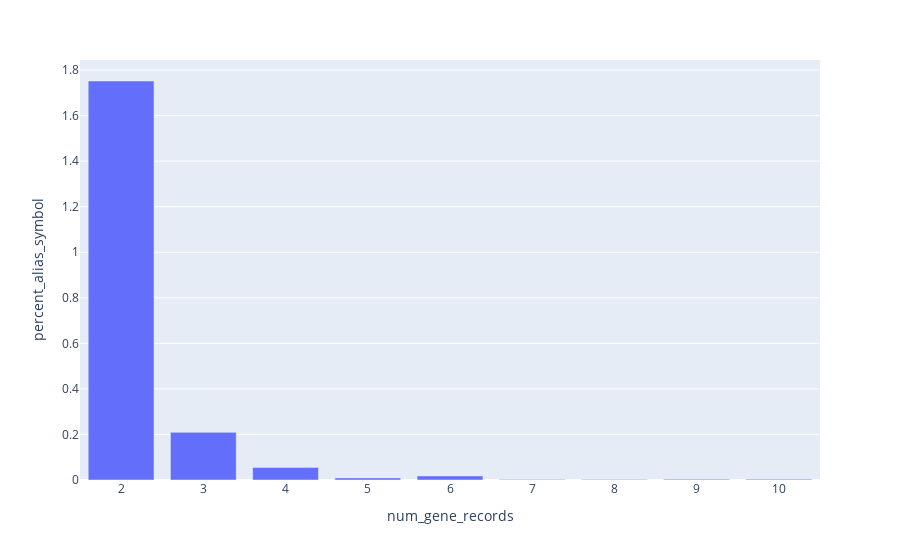

Notebook code cell kept with this figure:
### Code cell
create_aa_collision_histogram(aa_collision_gene_ensg_df, "ENSG", ensg_alias_count)

### Figure 1 — Plotly figure (JSON) as saved in the notebook; plotly's stock layout.template omitted (floating-point values rounded to 4 significant figures)
{"data": [{"alignmentgroup": "True", "hovertemplate": "num_gene_records=%{x}<br>percent_alias_symbol=%{y}<extra></extra>", "legendgroup": "", "marker": {"color": "#636efa", "pattern": {"shape": ""}}, "name": "", "offsetgroup": "", "orientation": "v", "showlegend": false, "textposition": "auto", "type": "bar", "x": [2, 3, 4, 5, 6, 7, 8, 9, 10], "xaxis": "x", "y": [1.752, 0.2092, 0.05542, 0.008938, 0.01788, 0.001788, 0.001788, 0.003575, 0.003575], "yaxis": "y"}], "layout": {"barmode": "relative", "legend": {"tracegroupgap": 0}, "margin": {"t": 60}, "xaxis": {"anchor": "y", "domain": [0, 1], "title": {"text": "num_gene_records"}}, "yaxis": {"anchor": "x", "domain": [0, 1], "title": {"text": "percent_alias_symbol"}}}}
